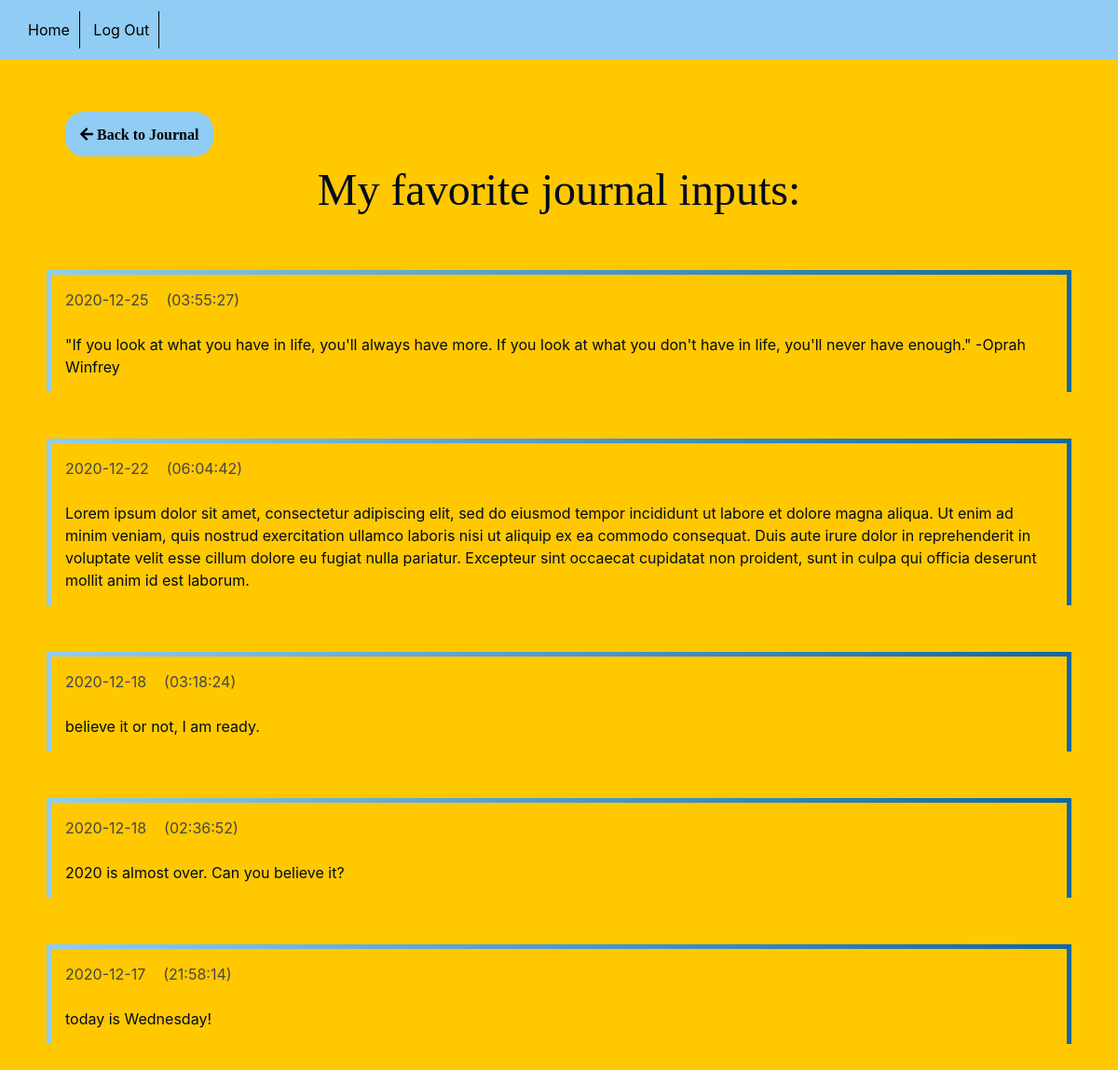
The page /favorites (signed in) on the database its author committed.
### tables this page shows
CREATE TABLE 'favorites' ('user_id' integer, 'favorites' text, 'date' text, 'time' text);

### application.py (the view)
@app.route("/favorites", methods=["POST", "GET"])
@login_required
def favorites():
    favorites = db.execute("SELECT favorites FROM favorites WHERE user_id=:user_id", user_id=session["user_id"])
    for lengths in range(len(favorites)):
        favorite = favorites[lengths]["favorites"]
        favorites_list = db.execute("SELECT journal_input FROM journal WHERE user_id=:user_id AND journal_input=:journal_input",
        user_id=session["user_id"], journal_input=favorite)
        if len(favorites_list) == 0:
            db.execute("DELETE FROM favorites WHERE user_id=:user_id AND favorites=:favorite", user_id=session["user_id"], favorite=favorite)
    lengths_raw = db.execute("SELECT COUNT (*) FROM favorites WHERE user_id=:user_id", user_id=session["user_id"])
    lengths = lengths_raw[0]["COUNT (*)"]
    favorites = db.execute("SELECT favorites FROM favorites WHERE user_id=:user_id ORDER BY date DESC, time DESC", user_id=session["user_id"])
    date = db.execute("SELECT date FROM favorites WHERE user_id=:user_id ORDER BY date DESC, time DESC", user_id=session["user_id"])
    time = db.execute("SELECT time FROM favorites WHERE user_id=:user_id ORDER BY date DESC, time DESC", user_id=session["user_id"])
    if lengths == 0:
        flag_favorites = False
    else:
        flag_favorites = True
    return render_template("favorites.html", favorites=favorites, lengths=lengths, date=date, time=time, flag_favorites=flag_favorites)

### helpers.py (called while the page is built)
def login_required(f):
    @wraps(f)
    def decorated_function(*args, **kwargs):
        if session.get("user_id") is None:
            return redirect("/login")
        return f(*args, **kwargs)
    return decorated_function

### templates/favorites.html (shortened to what this page needs)
{% extends "layout.html" %}
{% block main %}
<ul id="header">
    <a href="/">Home</a>
    <a href="/logout">Log Out</a>
</ul>
<div id="compose_search">
    <span><a class="fas fa-arrow-left btn compose_new" href="/journal"> Back to Journal</a></span>
</div>
<p class="journal_heading">My favorite journal inputs:</p>
{% if flag_favorites == true %}
{% for length in range(0, lengths) %}
<ul class="journal_a">
    <li>
        <div style="color: rgb(70, 70, 70)">{{ date[length]["date"] }}
            ({{ time[length]["time"] }})</div>
            <br>
        <div>{{ favorites[length]["favorites"] }}</div>
    </li>
</ul>
{% endfor %}
{% else %}
<h1 style="color:rgb(93, 162, 213); text-align:center; padding-top:15px;">You have no favorite journal input</h1>
<h6 style="color:rgb(93, 162, 213); text-align:center; font-size:16px; font-family: 'Times New Roman';">Double click on a corresponding star to mark a journal input as 'favorite'</h6>
{% endif %}
{% endblock %}

### static/styles.css (style rules this page uses)
body { background-color: rgb(255, 200, 0); }
.btn { background-color: rgb(144, 204, 244); color: black; }
#header { padding: 20px; background-color: rgb(144, 204, 244); }
#header a { color: black; padding: 10px; border-right: 1px solid black; background-color: rgb(144, 204, 244); transition: font-weight 0.1s; }
.journal_a { list-style-type: none; color: rgb(0, 10, 30); margin: 50px; padding: 15px; border-width: 5px 5px 0px 5px; border-style: solid; border-image: linear-gradient(to right, rgb(144, 204, 244), rgb(16, 104, 162)) 1; }
.compose_new, .search { margin-left: 70px; margin-right: 70px; margin-top: 40px; padding: 15px; border-radius: 20px; }
#compose_search { display: flex; justify-content: space-between; }
.journal_heading { color: rgb(0, 10, 30); font-family: "Times New Roman"; font-size: 4vw; text-align: center; }

### rows shown on the page
favorites: date "2020-12-25", time "03:55:27", favorites "\"If you look at what you have in life, you'll always have more. If you look at what you don't have in life, you'll never have enough.\" -Oprah Winfrey"
favorites: date "2020-12-22", time "06:04:42", favorites "Lorem ipsum dolor sit amet, consectetur adipiscing elit, sed do eiusmod tempor incididunt ut labore et dolore magna aliqua. Ut enim ad minim veniam, quis nostrud exercitation ullamco laboris nisi ut aliquip ex ea commodo consequat. Duis aute irure dolor in reprehenderit in voluptate velit esse cillum dolore eu fugiat nulla pariatur. Excepteur sint occaecat cupidatat non proident, sunt in culpa qui officia deserunt mollit anim id est laborum."
favorites: date "2020-12-18", time "03:18:24", favorites "believe it or not, I am ready."
favorites: date "2020-12-18", time "02:36:52", favorites "2020 is almost over. Can you believe it?"
favorites: date "2020-12-17", time "21:58:14", favorites "today is Wednesday!"
